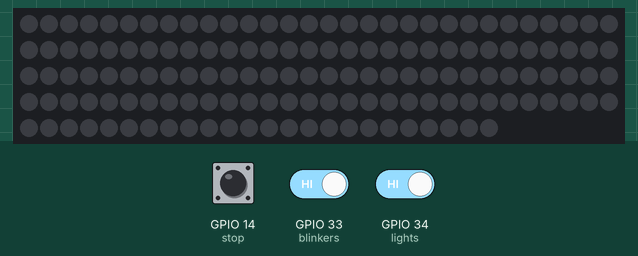
Bench run of a sketch on a simulated ESP32. On the bench: 144 RGB LEDs in strip order, left to right, continuing on the next row. The inputs (shaded band) are chosen by the test bench; at power-on: GPIO 33 (blinkers) HIGH, GPIO 14 (stop) HIGH, GPIO 34 (lights) HIGH.

Above: at 1.2 s.
1.3 s: GPIO 33 (blinkers) driven LOW
At 1.71 s:
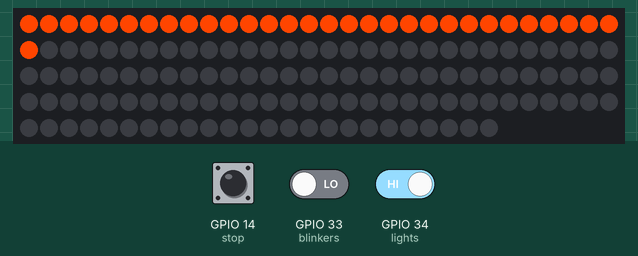
4.1 s: GPIO 14 (stop) pulled LOW for 1 s
At 4.9 s:
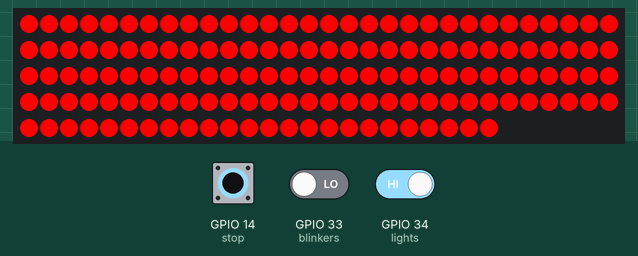
6.9 s: GPIO 14 (stop) pulled LOW for 1 s
10.9 s: GPIO 33 (blinkers) driven HIGH
12.4 s: GPIO 34 (lights) driven LOW
13.9 s: GPIO 34 (lights) driven HIGH
At 15.3 s:
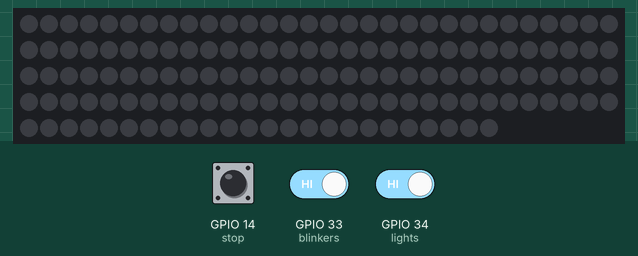
Timing chart, 0 to 16.4 s (numbered marks = the images above; inputs shaded):
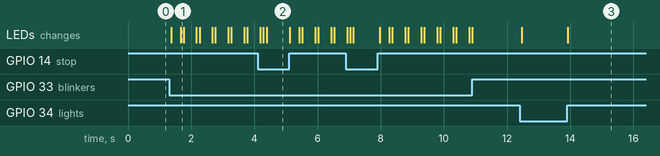

Measured:
- after the input at 1.3 s, the LEDs: first change after 0.06 s (image 1 shows a later state)
- after the input at 4.1 s, the LEDs: first differ from a run without the input after 0.29 s (image 2)
- after the input at 10.9 s, every drawn part: stays the same
- after the input at 13.9 s, the LEDs: change at once (image 3)

The sketch:

demo.ino
```cpp
#include <FastLED.h>

#define NUM_LEDS 144
#define LED_PIN 2

const int stop = 14;
const int blinkers = 33;
const int lights = 34;

int lightstate = 0;
int stopState = 0;
int blinkerState = 0;


CRGB leds[NUM_LEDS];

void setup() {
  pinMode(stop, INPUT);
  pinMode(blinkers, INPUT);
  pinMode(lights, INPUT);

  FastLED.addLeds<WS2812B, LED_PIN, GRB>(leds, NUM_LEDS);
  FastLED.setBrightness(50);
}

void loop() {
  lightstate = digitalRead(lights);
  stopState = digitalRead(stop);
  blinkerState = digitalRead(blinkers);


  if (stopState == LOW) {
    FastLED.setBrightness(255);
    for (int i = 0; i < NUM_LEDS; i++) {
      leds[i] = CRGB(255, 0, 0);
    }
  } else if (blinkerState == LOW) {
    FastLED.setBrightness(255);
    for (int i = 0; i < 40; i++) {
      leds[i] = CRGB::OrangeRed;
      FastLED.delay(10);
    }

    for (int i = 0; i < NUM_LEDS; i++) {
      leds[i] = CRGB::Black;
    }

  } else if (lightstate == LOW) {
    FastLED.setBrightness(60);
    for (int i = 0; i < NUM_LEDS; i++) {
      leds[i] = CRGB(255, 0, 0);
    }
  }
  else {
    for (int i = 0; i < NUM_LEDS; i++) {
      leds[i] = CRGB::Black;
    }
  }

  FastLED.show();
  delay(100);
}
```
